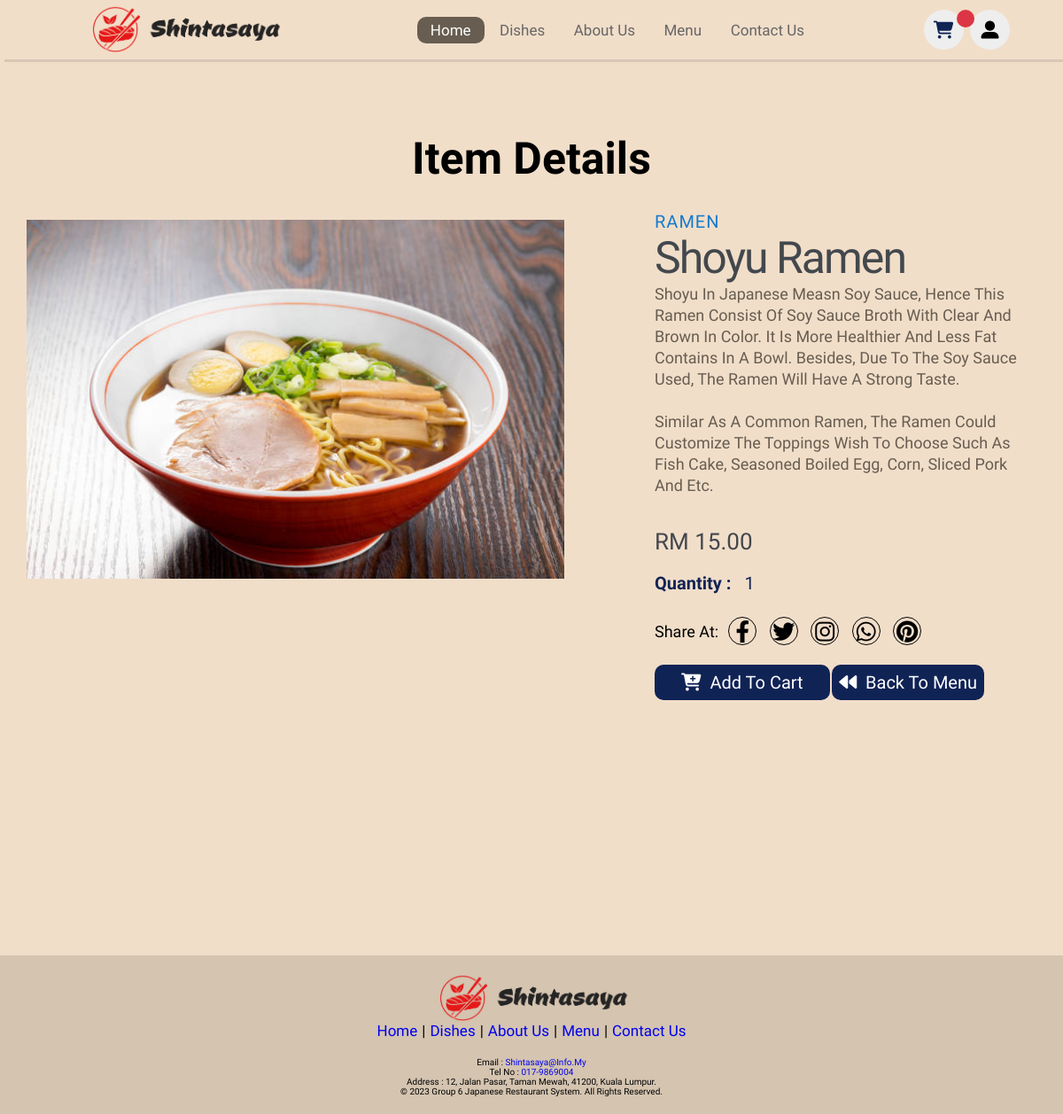
The app's page /productdetails/index.php?id=1 (signed in) with its own data.
### tables this page shows
CREATE TABLE IF NOT EXISTS `food` (
  `id` int DEFAULT NULL,
  `food_name` varchar(30) DEFAULT NULL,
  `food_category` varchar(8) DEFAULT NULL,
  `food_description` varchar(78) DEFAULT NULL,
  `long_description` text,
  `food_price` decimal(6,2) DEFAULT NULL,
  `food_image_location` varchar(50) DEFAULT NULL,
  `food_code` varchar(5) DEFAULT NULL,
  `food_qty` int DEFAULT NULL
);

### productdetails/index.php (the view, shortened to what this page needs)
<!DOCTYPE html>
<html>
  <?php
    $id = $_GET['id'];
    $conn=mysqli_connect(DB_HOST,DB_USER,DB_PASSWORD,DB_DATABASE);
    $sql = "SELECT * FROM food WHERE id = $id";
    $result = mysqli_query($conn, $sql);
    $row = mysqli_fetch_array($result);
  ?>
  <head>
    <link rel="stylesheet" href="../mystyle/restaurantStyle.css">
    <link rel="stylesheet" href="https://cdnjs.cloudflare.com/ajax/libs/font-awesome/6.3.0/css/all.min.css">
  </head>
  <body>
    <?php include('../includes/header.php'); ?>
    <h1 class= "itemDetailsHeading" style = "margin-top: 3em;">Item details</h1>
    <main class="product-details-container" style = "width: 100%;">
      <div class="left-column">
        <img src="<?php echo $row['food_image_location']; ?>" alt="">
      </div>
      <div class="right-column">
        <div class="product-description">
          <span><?php echo $row['food_category']; ?></span>
          <h1><?php echo $row['food_name']; ?></h1>
          <pre style = "width:95%"><?php echo $row['long_description'];?></pre>
        </div>
        <div class="product-price">
          <span>RM <?php echo $row['food_price']; ?></span>
          <div class="quantity">
            <form action="" class="form-submit">
              <div class="quantityInput">
                <b>Quantity : </b>
                <input type="number" class="form-control fqty" value="<?= $row['food_qty'] ?>">
              </div>
              <button class="btn btn-info btn-block addItemBtn"><i class="fas fa-cart-plus"></i>&nbsp;&nbsp;Add to cart</button>
              <a href = "../menu3/index.php" onMouseOver="this.style.backgroundColor='#675D50'"
              onMouseOut="this.style.backgroundColor='#102355'"
              style="font-size: 2rem;color: #fff;background: #102355;
              border-radius: 1rem;padding:.40em;"><i class="fas fa-backward"></i>&nbsp;&nbsp;Back to Menu</a>
            </form>
          </div>
        </div>
        <div class = "social-links">
          <p>Share At: </p>
          <a href = "#">
          <i class = "fab fa-facebook-f"></i>
          </a>
          <a href = "#">
          <i class = "fab fa-twitter"></i>
          </a>
          <a href = "#">
          <i class = "fab fa-instagram"></i>
          </a>
          <a href = "#">
          <i class = "fab fa-whatsapp"></i>
          </a>
          <a href = "#">
          <i class = "fab fa-pinterest"></i>
          </a>
        </div>
      </div>
    </main>
    <?php include('../includes/footer.php'); ?>
  </body>
</html>

### mystyle/restaurantStyle.css (style rules this page uses)
:root { --green : #675D50; --black : #102355; --light-color : #666; --box-shadow : .5rem .3rem rgb(0, 0, 0, 0.1); }
* { font-family: 'Alkatra', cursive; margin : 0; padding : 0; box-sizing : border-box; text-decoration : none; outline : none; border : none; text-transform : capitalize; transition : all 0.2s linear; }
html { font-size : 62.5%; overflow-x : hidden; scroll-padding-bottom : 5.5rem; scroll-behavior : smooth; background-color: #F1DEC9; }
.btn { margin-top: 1rem; display:inline-block; font-size:2rem; color:#fff; background:var(--black); border-radius:1rem; cursor:pointer; padding:.8rem 3rem; }
html, body { height: 100%; width: 100%; margin: 0; font-family: 'Roboto', sans-serif; background-color: #F1DEC9; }
.left-column { max-width: 90%; width: 75em; height: auto; float: left; }
.left-column img { max-width: 95%; width: 30em; left: 0; top: 0; opacity: 1; transition: all 0.3s ease; }
.itemDetailsHeading { font-size: 5rem; text-align: center; }
.product-details-container { max-height: fit-content; display: flex; padding: 1rem 1rem; justify-content: center; height:85em; }
.product-details-container img { height: auto; max-width: 90%; width : inherit; margin: auto; padding: 3em 2em ; }
.right-column { margin-top: 1em; height: auto; float: right; padding: 1em; max-width: 95%; width: 48em; }
.product-details-container .right-column .product-description { margin-bottom: 20px; }
.product-description span { font-size: 20px; color: #147bcf; letter-spacing: 1px; text-transform: uppercase; text-decoration: none; }
.product-description h1 { font-weight: 300; font-size: 50px; color: #43484D; letter-spacing: -2px; }
.product-description pre { font-size: 18px; font-weight: 300; color: var(--green); line-height: 24px; margin-bottom: 2em; text-align: left; white-space: pre-line;; }
.product-price { display: box; align-items: center; }
.product-price span { font-size: 26px; font-weight: 300; color: #43474D; margin-right: 20px; }
.product-details-container .right-column .product-price .quantity .form-submit { margin-top: 2em; height: 5rem; }
.product-details-container .right-column .product-price .quantity .form-submit .quantityInput { display: box; font-size: 2rem; color:var(--black); }
.product-details-container .right-column .product-price .quantity .form-submit input { font-size: 2rem; color:var(--black); }
.product-details-container .right-column .product-price .quantity .form-submit .form-control.fqty { background-color:#F1DEC9; margin-left: .5em; width: 7em; }
.product-details-container .right-column .product-price .quantity .form-submit .btn.btn-info.btn-block.addItemBtn { margin-top: 4em; }
.product-details-container .right-column .social-links p { font-size: large; margin-right: .5em; }
.product-details-container .right-column .social-links a { font-size: 2.5em; margin-right: .5em; }
.social-links { display: flex; align-items: center; }
.social-links a { display: flex; align-items: center; justify-content: center; width: 32px; height: 32px; color: #000; border: 1px solid #000; margin: 0 0.2rem; border-radius: 50%; text-decoration: none; font-size: 0.8rem; transition: all 0.5s ease; }

### includes/header.php (style rules this page uses)
a, .navigatebar, .icons { text-decoration: none !important; }

### records on screen
food: food_category "RAMEN", food_name "Shoyu Ramen", long_description "Shoyu In Japanese Measn Soy Sauce, Hence This Ramen Consist Of Soy Sauce Broth With Clear And Brown In Color. It Is More Healthier And Less Fat Contains In A Bowl. Besides, Due To The Soy Sauce Used, The Ramen Will Have A Strong Taste. Similar As A Common Ramen, The Ramen Could Customize The Toppings Wish To Choose Such As Fish Cake, Seasoned Boiled Egg, Corn, Sliced Pork And Etc.", food_price "15.00", food_qty "1"
